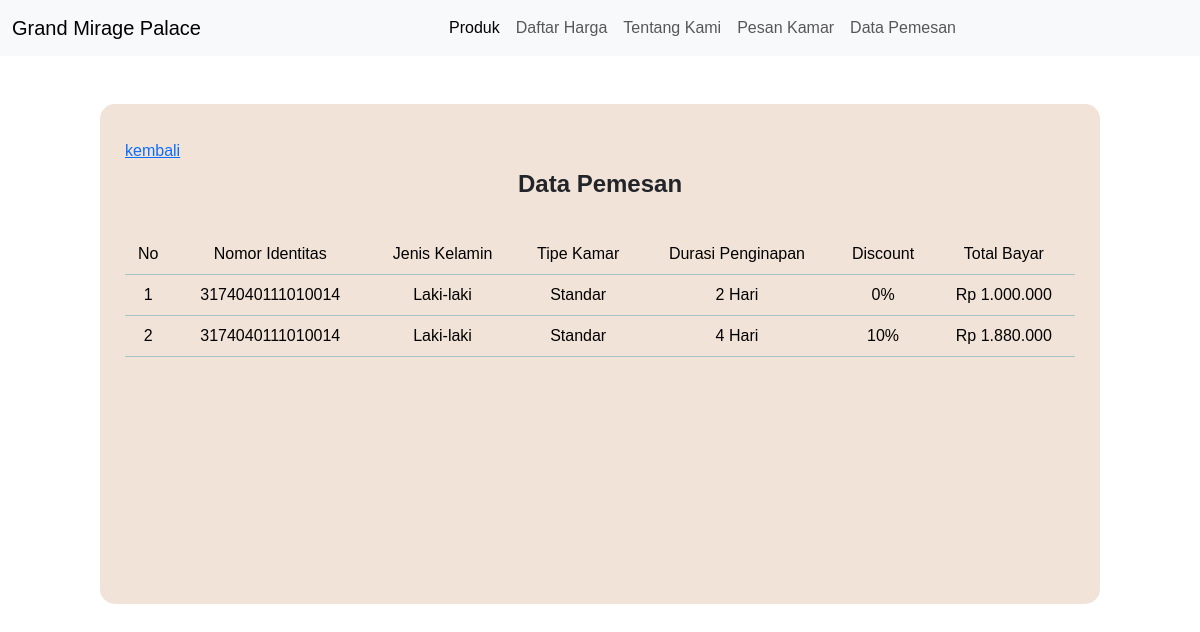
The app's page /index.php?page=data with its own data.
### tables this page shows
CREATE TABLE `customer` (
  `nama` varchar(65) NOT NULL,
  `jenis_kelamin` varchar(65) NOT NULL,
  `tipe_kamar` varchar(65) NOT NULL,
  `tanggal_pesan` date NOT NULL,
  `durasi` int(65) NOT NULL,
  `discount` varchar(65) NOT NULL,
  `no_identitas` varchar(65) NOT NULL,
  `total_bayar` varchar(65) NOT NULL,
  `id` int(11) NOT NULL
);

### data_pemesan.php (called while the page is built)
<?php
    function getData(){
        require 'koneksi.php';
        $sql = "SELECT * FROM customer";
        $get_data = mysqli_query($conn,$sql);
        $datas = [];
        while ($row = mysqli_fetch_assoc($get_data)){
            $datas[] = [
                'id'            => $row['id'],
                'cust'          => $row['nama'],
                'gender'        => $row['jenis_kelamin'],
                'tipe_kamar'    => $row['tipe_kamar'],
                'tgl'           => $row['tanggal_pesan'],
                'durasi'        => $row['durasi'],
                'disc'          => $row['discount'],
                'no_id'         => $row['no_identitas'],
                'total_bayar'   => $row['total_bayar'],
            ];
        }
        return $datas;
    }
?>

### data.php (the view, shortened to what this page needs)
<?php
    require './proses/data_pemesan.php';
    $data = getData();
?>
<!DOCTYPE html>
<html lang="en">
<head>
</head>
<body>
    <div class="container-sm mt-5">
        <div class="box_datar" style="background-color: rgb(241, 227, 215);">
            <a href="?page=pesan_kamar">kembali</a>
            <h4 style="font-weight:700;text-align:center;margin:7px auto 35px">Data Pemesan</h4>
            <table class="table table-stripped table-info table-hover">
                <thead>
                    <tr class="head_column">
                        <td class="text-center" style="background-color: rgb(241, 227, 215);">No</td>
                        <td class="text-center" style="background-color: rgb(241, 227, 215);">Nomor Identitas</td>
                        <td class="text-center" style="background-color: rgb(241, 227, 215);">Jenis Kelamin</td>
                        <td class="text-center" style="background-color: rgb(241, 227, 215);">Tipe Kamar</td>
                        <td class="text-center" style="background-color: rgb(241, 227, 215);">Durasi Penginapan</td>
                        <td class="text-center" style="background-color: rgb(241, 227, 215);">Discount</td>
                        <td class="text-center" style="background-color: rgb(241, 227, 215);">Total Bayar</td>
                    </tr>
                </thead>
                <tbody>
                    <?php
                        $no = 1;
                        foreach($data as $d){
                    ?>
                    <tr>
                        <td class="text-center" style="background-color: rgb(241, 227, 215);"><?= $no; ?></td>
                        <td class="text-center" style="background-color: rgb(241, 227, 215);"><?= $d['no_id']; ?></td>
                        <td class="text-center" style="background-color: rgb(241, 227, 215);"><?= $d['gender']; ?></td>
                        <td class="text-center" style="background-color: rgb(241, 227, 215);"><?= $d['tipe_kamar']; ?></td>
                        <td class="text-center" style="background-color: rgb(241, 227, 215);"><?= $d['durasi'] . " Hari"; ?></td>
                        <td class="text-center" style="background-color: rgb(241, 227, 215);"><?= $d['disc']; ?></td>
                        <td class="text-center" style="background-color: rgb(241, 227, 215);"><?= $d['total_bayar']; ?></td>
                    </tr>
                    <?php
                        $no++;
                        } ?>
                </tbody>
            </table>
        </div>
    </div>
</body>
</html>

### index.php (shortened to what this page needs)
<?php
    include 'router.php';
?>
<!DOCTYPE html>
<html lang="en">
<head>
    <link rel="stylesheet" href="css/style.css">
    <link href="https://cdn.jsdelivr.net/npm/bootstrap@5.3.3/dist/css/bootstrap.min.css" rel="stylesheet">
</head>
<body>
    <nav class="navbar navbar-expand-lg bg-body-tertiary">
    <div class="container-fluid">
        <a class="navbar-brand" href="#">Grand Mirage Palace</a>
        <div class="collapse navbar-collapse" id="navbarNav">
        <ul class="navbar-nav">
            <li class="nav-item">
                <a class="nav-link active" aria-current="page" href="?page=produk">Produk</a>
            </li>
            <li class="nav-item">
                <a class="nav-link" href="?page=daftar_harga">Daftar Harga</a>
            </li>
            <li class="nav-item">
                <a class="nav-link" href="?page=tentang_kami">Tentang Kami</a>
            </li>
            <li class="nav-item">
                <a class="nav-link" href="?page=pesan_kamar">Pesan Kamar</a>
            </li>
            <li class="nav-item">
                <a class="nav-link" href="?page=data">Data Pemesan</a>
            </li>
        </ul>
        </div>
    </div>
    </nav>
    <div class="main">
        <div>
            <?php include $content ?>
        </div>
    </div>
</body>
</html>

### style.css (style rules this page uses)
* { margin: 0 auto; padding: 0; box-sizing: border-box; font-family: sans-serif; }
body { background-size: cover; background-repeat: repeat; background-image: url('./img/hotel.jpg'); background-size: auto; background-position: top left; background-color: white; }

### data.php (style rules this page uses)
.box_datar { background-color: white; width: 1000px; height: 500px; border-radius: 15px; padding: 35px 25px; }

### records on screen
customer: no_identitas "3174040111010014", jenis_kelamin "Laki-laki", tipe_kamar "Standar", durasi "2", discount "0%", total_bayar "Rp 1.000.000"
customer: no_identitas "3174040111010014", jenis_kelamin "Laki-laki", tipe_kamar "Standar", durasi "4", discount "10%", total_bayar "Rp 1.880.000"
